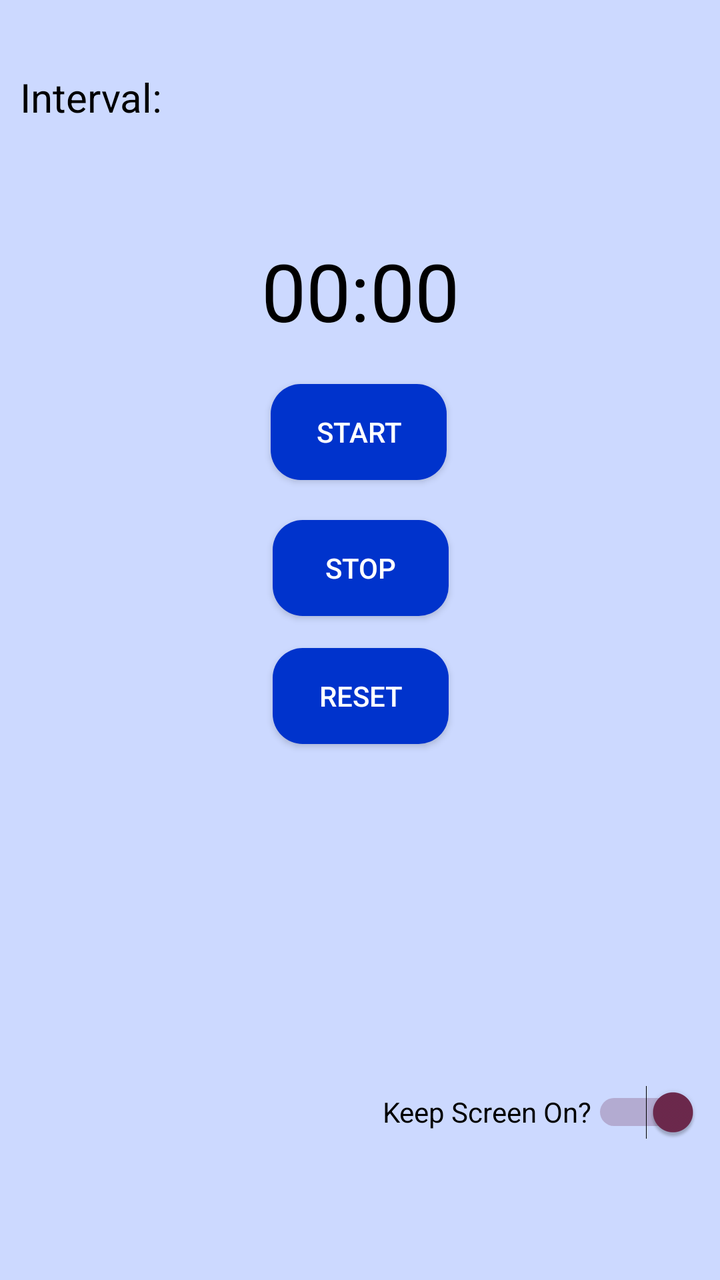
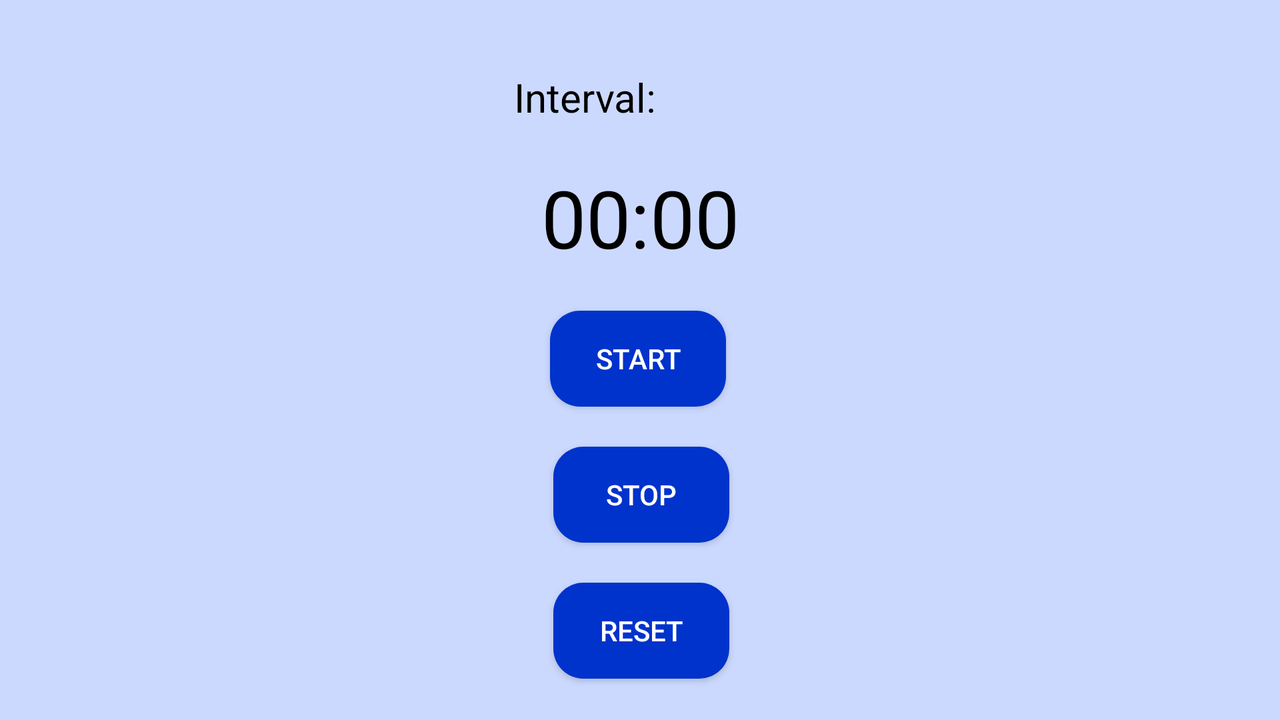

One screen, two layout resources from the same app: the default and the author's alternative for another configuration. Each is rendered where Android would select it; the XML of both is given below.
<!-- AndroidManifest.xml: application theme Theme.IntervalTimer -->
<!-- res/layout/fragment_timer.xml -->
<?xml version="1.0" encoding="utf-8"?>
<layout xmlns:android="http://schemas.android.com/apk/res/android"
    xmlns:app="http://schemas.android.com/apk/res-auto"
    xmlns:tools="http://schemas.android.com/tools"
    tools:context=".TimerFragment">

    <data>
        <variable
            name="viewModel"
            type="com.example.intervaltimer.SoundViewModel" />

        <variable
            name="soundOptionsFragment"
            type="com.example.intervaltimer.TimerFragment" />
    </data>
    <androidx.constraintlayout.widget.ConstraintLayout
        android:layout_width="match_parent"
        android:layout_height="match_parent"
        android:background="@color/light_blue"

        android:textAlignment="center">
        <Chronometer
            android:id="@+id/chronometer"
            android:layout_width="wrap_content"
            android:layout_height="wrap_content"
            android:layout_marginBottom="20dp"
            android:textSize="40sp"
            app:layout_constraintBottom_toTopOf="@+id/startButton"
            app:layout_constraintEnd_toEndOf="parent"
            app:layout_constraintStart_toStartOf="parent" />

        <Button
            android:id="@+id/startButton"
            android:layout_width="wrap_content"
            android:layout_height="wrap_content"
            android:layout_marginBottom="400dp"
            android:text="@string/start"
            android:background="@drawable/btn_background"
            android:textColor="@color/white"
            app:layout_constraintBottom_toBottomOf="parent"
            app:layout_constraintEnd_toEndOf="parent"
            app:layout_constraintHorizontal_bias="0.498"
            app:layout_constraintStart_toStartOf="parent" />

        <Button
            android:id="@+id/pauseButton"
            android:layout_width="wrap_content"
            android:layout_height="wrap_content"
            android:layout_marginTop="20dp"
            android:text="@string/stop"
            android:background="@drawable/btn_background"
            android:textColor="@color/white"
            app:layout_constraintEnd_toEndOf="parent"
            app:layout_constraintHorizontal_bias="0.501"
            app:layout_constraintStart_toStartOf="parent"
            app:layout_constraintTop_toBottomOf="@+id/startButton" />
        <Button
            android:id="@+id/resetButton"
            android:layout_width="wrap_content"
            android:layout_height="wrap_content"
            android:layout_marginTop="16dp"
            android:text="@string/reset"
            android:background="@drawable/btn_background"
            android:textColor="@color/white"
            app:layout_constraintEnd_toEndOf="parent"
            app:layout_constraintHorizontal_bias="0.501"
            app:layout_constraintStart_toStartOf="parent"
            app:layout_constraintTop_toBottomOf="@+id/pauseButton" />

        <TextView
            android:id="@+id/label1"
            android:layout_width="wrap_content"
            android:layout_height="wrap_content"
            android:layout_marginStart="10dp"
            android:layout_marginTop="35dp"
            android:text="@string/interval"
            android:textSize="20sp"
            app:layout_constraintStart_toStartOf="parent"
            app:layout_constraintTop_toTopOf="parent" />

        <TextView
            android:id="@+id/intervalText"
            android:layout_width="wrap_content"
            android:layout_height="wrap_content"
            android:layout_marginStart="16dp"
            android:layout_marginTop="35dp"
            android:text="@{viewModel.intervalAsString}"
            android:textAlignment="center"
            android:textSize="20sp"
            app:layout_constraintStart_toEndOf="@+id/label1"
            app:layout_constraintTop_toTopOf="parent" />

        <Switch
            android:id="@+id/switch1"
            android:layout_width="wrap_content"
            android:layout_height="wrap_content"
            android:layout_marginEnd="10dp"
            android:layout_marginBottom="60dp"
            android:checked="true"
            android:minHeight="48dp"
            android:text="Keep Screen On?"
            app:layout_constraintBottom_toBottomOf="parent"
            app:layout_constraintEnd_toEndOf="parent" />

        <Button
            android:id="@+id/changeButton"
            android:layout_width="55dp"
            android:layout_height="55dp"
            android:layout_marginTop="15dp"
            android:layout_marginEnd="15dp"
            android:background="@drawable/settings_icon"
            android:textColor="@color/white"
            app:layout_constraintEnd_toEndOf="parent"
            app:layout_constraintTop_toTopOf="parent" />


    </androidx.constraintlayout.widget.ConstraintLayout>
</layout>
<!-- resources referenced by this layout -->
<resources>
  <color name="light_blue">#ccd9ff</color>
  <color name="white">#FFFFFFFF</color>
  <!-- drawable btn_background (drawable) -->
  <?xml version="1.0" encoding="utf-8"?>
  <shape xmlns:android="http://schemas.android.com/apk/res/android">
  
      <corners android:radius="15dp"/>
      <solid android:color="@color/dark_blue"/>
  
  </shape>
  <string name="interval">Interval:</string>
  <string name="reset">Reset</string>
  <string name="start">Start</string>
  <string name="stop">Stop</string>
  <style name="Theme.IntervalTimer" parent="Theme.MaterialComponents.Light">
          
          <item name="android:windowBackground">@color/light_blue</item>
          <item name="colorPrimary">@color/dark_blue</item>
          <item name="android:textColor">@color/black</item>
          <item name="colorOnPrimary">@color/white</item>
          <item name="radioButtonStyle">@style/MyRadioButton</item>
  
          
          <item name="colorSecondary">@color/dark_pink</item>
          <item name="colorSecondaryVariant">@color/teal_700</item>
  
          
          <item name="cardViewStyle">@style/MyLightCard</item>
          <item name="android:textColorHint">@color/black</item>
          <item name="android:editTextColor">@color/black</item>
      </style>
  <color name="dark_blue">#0033cc</color>
  <color name="black">#FF000000</color>
  <style name="MyRadioButton" parent="Base.Widget.AppCompat.CompoundButton.RadioButton">
          <item name="android:textColor">@color/black</item>
          <item name="buttonTint">@color/dark_pink</item>
      </style>
  <color name="dark_pink">#6D294D</color>
  <color name="teal_700">#FF018786</color>
  <style name="MyLightCard" parent="CardView.Light">
          <item name="cardBackgroundColor">@color/light_blue</item>
          <item name="cardForegroundColor">@color/dark_pink</item>
      </style>303
</resources>
<!-- res/layout-land/fragment_timer.xml (the author's variant of the layout above) -->
<!-- drawn on the phone turned sideways -->
<?xml version="1.0" encoding="utf-8"?>
<layout xmlns:android="http://schemas.android.com/apk/res/android"
    xmlns:app="http://schemas.android.com/apk/res-auto"
    xmlns:tools="http://schemas.android.com/tools"
    tools:context=".TimerFragment">

    <data>
        <variable
            name="viewModel"
            type="com.example.intervaltimer.SoundViewModel" />

        <variable
            name="soundOptionsFragment"
            type="com.example.intervaltimer.TimerFragment" />
    </data>
    <androidx.constraintlayout.widget.ConstraintLayout
        android:layout_width="match_parent"
        android:layout_height="match_parent"
        android:background="@color/light_blue"

        android:textAlignment="center">

        <Chronometer
            android:id="@+id/chronometer"
            android:layout_width="wrap_content"
            android:layout_height="wrap_content"
            android:layout_marginTop="20dp"
            android:textColor="@color/black"
            android:textSize="40sp"
            app:layout_constraintEnd_toEndOf="parent"
            app:layout_constraintStart_toStartOf="parent"
            app:layout_constraintTop_toBottomOf="@+id/label1" />

        <Button
            android:id="@+id/startButton"
            android:layout_width="wrap_content"
            android:layout_height="wrap_content"
            android:layout_marginTop="20dp"
            android:background="@drawable/btn_background"
            android:text="@string/start"
            android:textColor="@color/white"
            app:layout_constraintEnd_toEndOf="parent"
            app:layout_constraintHorizontal_bias="0.498"
            app:layout_constraintStart_toStartOf="parent"
            app:layout_constraintTop_toBottomOf="@+id/chronometer" />

        <Button
            android:id="@+id/pauseButton"
            android:layout_width="wrap_content"
            android:layout_height="wrap_content"
            android:layout_marginTop="20dp"
            android:text="@string/stop"
            android:background="@drawable/btn_background"
            android:textColor="@color/white"
            app:layout_constraintEnd_toEndOf="parent"
            app:layout_constraintHorizontal_bias="0.501"
            app:layout_constraintStart_toStartOf="parent"
            app:layout_constraintTop_toBottomOf="@+id/startButton" />

        <Button
            android:id="@+id/resetButton"
            android:layout_width="wrap_content"
            android:layout_height="wrap_content"
            android:layout_marginTop="20dp"
            android:background="@drawable/btn_background"
            android:text="@string/reset"
            android:textColor="@color/white"
            app:layout_constraintEnd_toEndOf="parent"
            app:layout_constraintHorizontal_bias="0.501"
            app:layout_constraintStart_toStartOf="parent"
            app:layout_constraintTop_toBottomOf="@+id/pauseButton" />

        <TextView
            android:id="@+id/label1"
            android:layout_width="wrap_content"
            android:layout_height="wrap_content"
            android:layout_marginTop="35dp"
            android:layout_marginEnd="55dp"
            android:text="@string/interval"
            android:textColor="@color/black"
            android:textSize="20sp"
            app:layout_constraintEnd_toEndOf="parent"
            app:layout_constraintStart_toStartOf="parent"
            app:layout_constraintTop_toTopOf="parent" />

        <TextView
            android:id="@+id/intervalText"
            android:layout_width="wrap_content"
            android:layout_height="wrap_content"
            android:layout_marginStart="10dp"
            android:layout_marginTop="35dp"
            android:text="@{viewModel.intervalAsString}"
            android:textAlignment="center"
            android:textColor="@color/black"
            android:textSize="20sp"
            app:layout_constraintStart_toEndOf="@+id/label1"
            app:layout_constraintTop_toTopOf="parent" />

        <Button
            android:id="@+id/changeButton"
            android:layout_width="24dp"
            android:layout_height="28dp"
            android:layout_marginTop="15dp"
            android:layout_marginEnd="15dp"
            android:background="@drawable/settings_icon"
            android:textColor="@color/white"
            app:layout_constraintEnd_toEndOf="parent"
            app:layout_constraintTop_toTopOf="parent" />


    </androidx.constraintlayout.widget.ConstraintLayout>
</layout>
<!-- resources referenced by the variant -->
<!-- as the phone turned sideways resolves them -->
<resources>
  <color name="black">#FF000000</color>
  <color name="light_blue">#ccd9ff</color>
  <color name="white">#FFFFFFFF</color>
  <!-- drawable btn_background (drawable) -->
  <?xml version="1.0" encoding="utf-8"?>
  <shape xmlns:android="http://schemas.android.com/apk/res/android">
  
      <corners android:radius="15dp"/>
      <solid android:color="@color/dark_blue"/>
  
  </shape>
  <string name="interval">Interval:</string>
  <string name="reset">Reset</string>
  <string name="start">Start</string>
  <string name="stop">Stop</string>
  <style name="Theme.IntervalTimer" parent="Theme.MaterialComponents.Light">
          
          <item name="android:windowBackground">@color/light_blue</item>
          <item name="colorPrimary">@color/dark_blue</item>
          <item name="android:textColor">@color/black</item>
          <item name="colorOnPrimary">@color/white</item>
          <item name="radioButtonStyle">@style/MyRadioButton</item>
  
          
          <item name="colorSecondary">@color/dark_pink</item>
          <item name="colorSecondaryVariant">@color/teal_700</item>
  
          
          <item name="cardViewStyle">@style/MyLightCard</item>
          <item name="android:textColorHint">@color/black</item>
          <item name="android:editTextColor">@color/black</item>
      </style>
  <color name="dark_blue">#0033cc</color>
  <style name="MyRadioButton" parent="Base.Widget.AppCompat.CompoundButton.RadioButton">
          <item name="android:textColor">@color/black</item>
          <item name="buttonTint">@color/dark_pink</item>
      </style>
  <color name="dark_pink">#6D294D</color>
  <color name="teal_700">#FF018786</color>
  <style name="MyLightCard" parent="CardView.Light">
          <item name="cardBackgroundColor">@color/light_blue</item>
          <item name="cardForegroundColor">@color/dark_pink</item>
      </style>303
</resources>
